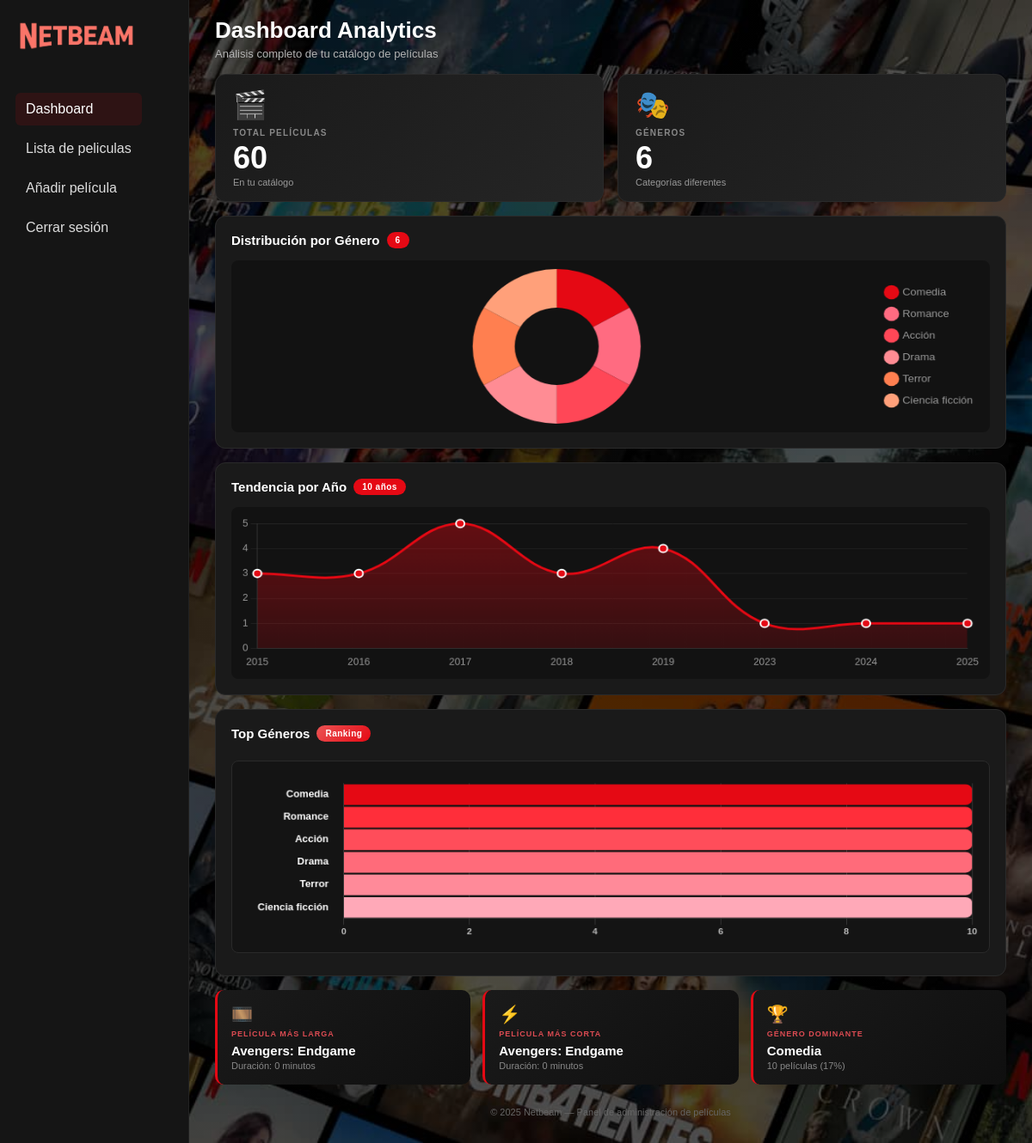
/admin/dashboard.php, run on an earlier commit of the app's database.
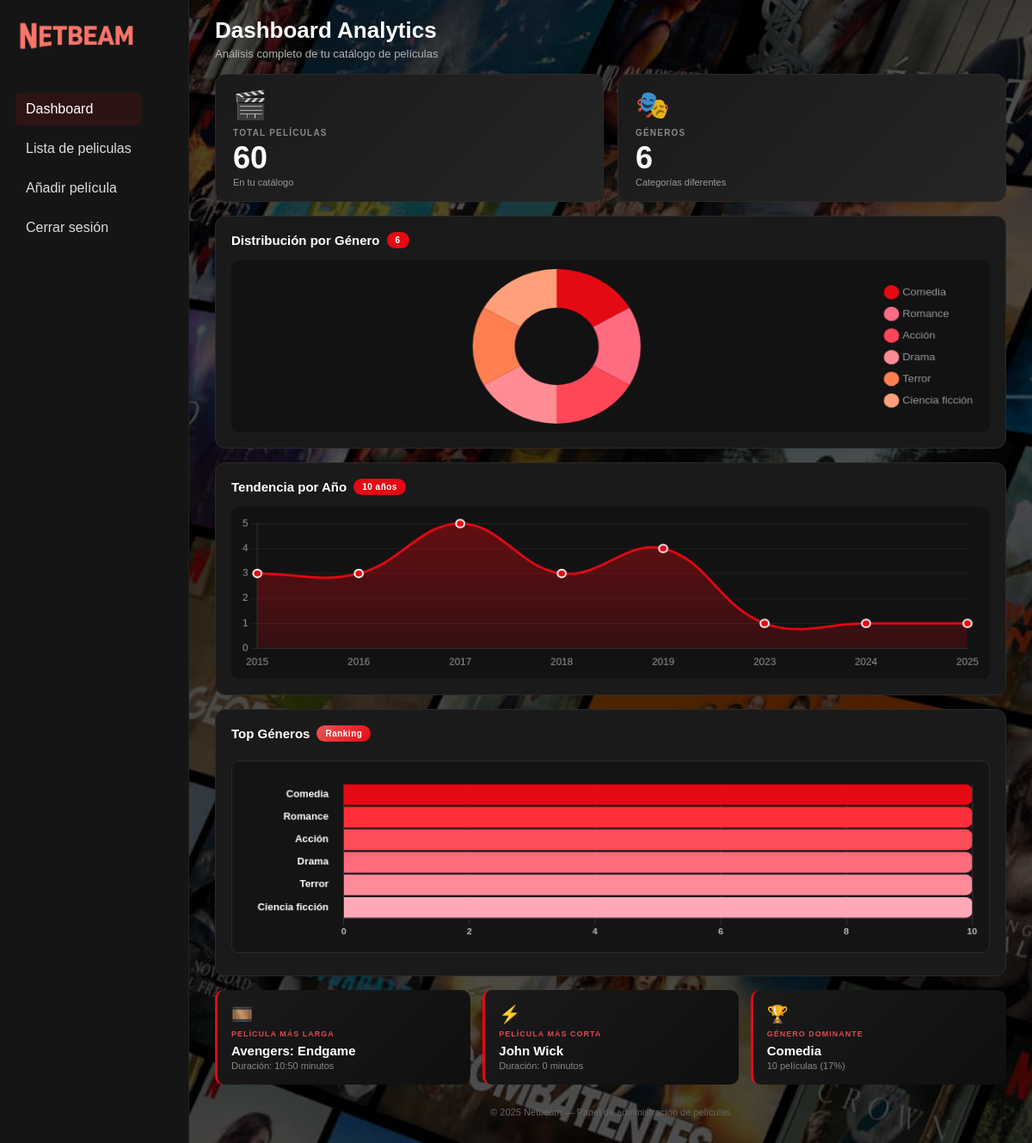
And on a later commit of the database.
### tables this page shows
CREATE TABLE `peliculas` (
  `id` int(11) NOT NULL,
  `titulo` varchar(255) NOT NULL,
  `genero` varchar(100) DEFAULT NULL,
  `descripcion` text DEFAULT NULL,
  `anio` smallint(6) DEFAULT NULL,
  `duracion` varchar(20) DEFAULT NULL,
  `poster` varchar(500) DEFAULT NULL,
  `video` varchar(255) DEFAULT NULL,
  `creado_at` timestamp NOT NULL DEFAULT current_timestamp()
);

### admin/dashboard.php (the view, shortened to what this page needs)
<?php
require_once __DIR__ . '/../conexion.php';
$totalPeliculas = $conn->query("SELECT COUNT(*) as total FROM peliculas")->fetch_assoc()['total'];
$totalGeneros = $conn->query("SELECT COUNT(DISTINCT genero) as total FROM peliculas")->fetch_assoc()['total'];
$generosData = $conn->query("SELECT genero, COUNT(*) as total FROM peliculas GROUP BY genero ORDER BY total DESC")->fetch_all(MYSQLI_ASSOC);
$peliculaMasLarga = $conn->query("SELECT titulo, duracion FROM peliculas ORDER BY duracion DESC LIMIT 1")->fetch_assoc();
$peliculaMasCorta = $conn->query("SELECT titulo, duracion FROM peliculas ORDER BY duracion ASC LIMIT 1")->fetch_assoc();
$generoDominante = $conn->query("SELECT genero, COUNT(*) as total FROM peliculas GROUP BY genero ORDER BY total DESC LIMIT 1")->fetch_assoc();
$porcentajeGenero = $totalPeliculas > 0 ? round(($generoDominante['total'] / $totalPeliculas) * 100) : 0;
?>
<!DOCTYPE html>
<html lang="es">
<head>
<link rel="stylesheet" href="../css/style.css">
<link rel="stylesheet" href="admin.css">
</head>
<body>
<div class="admin-layout">
  <aside class="admin-sidebar">
    <div class="admin-logo"><img src="../img/image2.png" alt="logo"></div>
    <nav>
      <ul>
        <li class="active"><a href="dashboard.php">Dashboard</a></li>
        <li><a href="admin.php">Lista de peliculas</a></li>
        <li><a href="subir_pelicula.php">Añadir película</a></li>
        <li><a href="../logout.php">Cerrar sesión</a></li>
      </ul>
    </nav>
  </aside>
  <main class="admin-main">
    <header class="analytics-header">
      <h1>Dashboard Analytics</h1>
      <p>Análisis completo de tu catálogo de películas</p>
    </header>
    <div class="stats-grid">
      <div class="stat-card">
        <span class="stat-icon">🎬</span>
        <div class="stat-label">Total Películas</div>
        <div class="stat-value"><?= $totalPeliculas ?></div>
        <div class="stat-subtitle">En tu catálogo</div>
      </div>
      <div class="stat-card">
        <span class="stat-icon">🎭</span>
        <div class="stat-label">Géneros</div>
        <div class="stat-value"><?= $totalGeneros ?></div>
        <div class="stat-subtitle">Categorías diferentes</div>
      </div>
    </div>
    <div class="charts-grid">
      <div class="chart-card span-4">
        <div class="chart-header">
          <div class="chart-title">
            Distribución por Género
            <span class="chart-badge"><?= count($generosData) ?></span>
          </div>
        </div>
        <div class="chart-container">
          <canvas id="generoDonutChart"></canvas>
        </div>
      </div>
      <div class="chart-card span-8">
        <div class="chart-header">
          <div class="chart-title">
            Tendencia por Año
            <span class="chart-badge">10 años</span>
          </div>
        </div>
        <div class="chart-container">
          <canvas id="yearLineChart"></canvas>
        </div>
      </div>
      <div class="chart-card span-12">
        <div class="chart-header">
          <div class="chart-title">
            Top Géneros
            <span class="chart-badge ranking">Ranking</span>
          </div>
        </div>
        <div class="chart-container">
          <canvas id="generoBarChart"></canvas>
        </div>
      </div>
    </div>
    <div class="highlights-grid">
      <div class="highlight-card">
        <span class="highlight-icon">🎞️</span>
        <div class="highlight-label">Película más larga</div>
        <div class="highlight-title"><?= htmlspecialchars($peliculaMasLarga['titulo'] ?? 'N/A') ?></div>
        <div class="highlight-subtitle">Duración: <?= $peliculaMasLarga['duracion'] ?? 0 ?> minutos</div>
      </div>
      <div class="highlight-card">
        <span class="highlight-icon">⚡</span>
        <div class="highlight-label">Película más corta</div>
        <div class="highlight-title"><?= htmlspecialchars($peliculaMasCorta['titulo'] ?? 'N/A') ?></div>
        <div class="highlight-subtitle">Duración: <?= $peliculaMasCorta['duracion'] ?? 0 ?> minutos</div>
      </div>
      <div class="highlight-card">
        <span class="highlight-icon">🏆</span>
        <div class="highlight-label">Género dominante</div>
        <div class="highlight-title"><?= htmlspecialchars($generoDominante['genero'] ?? 'N/A') ?></div>
        <div class="highlight-subtitle"><?= $generoDominante['total'] ?? 0 ?> películas (<?= $porcentajeGenero ?>%)</div>
      </div>
    </div>
    <footer class="admin-footer" style="margin-top:12px; text-align:center; padding:10px; color:#666; font-size:11px;">
      <p>© 2025 Netbeam — Panel de administración de películas</p>
    </footer>
  </main>
</div>
</body>
</html>

### css/style.css (style rules this page uses)
* { font-family: 'Poppins', sans-serif; box-sizing: border-box; margin: 0; padding: 0; }
body { background: black; color: white; }
nav { display: flex; align-items: center; justify-content: space-between; padding: 10px 0; }

### admin/admin.css (style rules this page uses)
:root { --bg: #0b0b0b; --panel: rgba(0,0,0,0.6); --muted: #b3b3b3; --accent: #e50914; --card: #151515; }
* { box-sizing: border-box; font-family: 'Poppins', sans-serif; }
body { color: #fff; background: var(--bg); }
.admin-layout { display: flex; min-height: 100vh; background: linear-gradient(rgba(0,0,0,0.6), rgba(0,0,0,0.6)), url("../img/cuenta/background.jpg"); background-size: cover; }
.admin-sidebar { width: 220px; background: var(--card); padding: 24px 18px; border-right: 1px solid #222; display: flex; flex-direction: column; gap: 12px; }
.admin-logo img { width: 140px; margin-bottom: 14px; }
.admin-sidebar nav ul { list-style: none; padding: 0; }
.admin-sidebar nav ul li { margin: 8px 0; }
.admin-sidebar nav ul li a { color: #ddd; text-decoration: none; display: block; padding: 10px 12px; border-radius: 6px; }
.admin-sidebar nav ul li.active a, .admin-sidebar nav ul li a:hover { background: rgba(229,9,20,0.12); color: white; }
.admin-main { flex: 1; padding: 20px 30px; overflow-y: auto; max-height: 100vh; }
.analytics-header h1 { font-size: 26px; font-weight: 700; margin-bottom: 4px; }
.analytics-header p { color: #b3b3b3; font-size: 13px; margin-bottom: 16px; }
.stats-grid { display: grid; grid-template-columns: repeat(auto-fit, minmax(200px, 1fr)); gap: 16px; margin-bottom: 16px; }
.stat-card { background: linear-gradient(135deg, #1a1a1a 0%, #252525 100%); border-radius: 12px; padding: 16px 20px; border: 1px solid #2a2a2a; transition: all 0.3s ease; position: relative; overflow: hidden; }
.stat-card::before { content: ''; position: absolute; top: 0; left: 0; width: 100%; height: 3px; background: linear-gradient(90deg, #e50914, #ff2a2a); transform: scaleX(0); transition: transform 0.3s ease; }
.stat-icon { font-size: 32px; margin-bottom: 8px; display: block; opacity: 0.9; }
.stat-label { font-size: 10px; text-transform: uppercase; letter-spacing: 1.2px; color: #888; margin-bottom: 6px; font-weight: 600; }
.stat-value { font-size: 36px; font-weight: 800; color: #fff; line-height: 1; margin-bottom: 4px; }
.stat-subtitle { font-size: 11px; color: #999; margin-top: 4px; }
.charts-grid { display: grid; grid-template-columns: repeat(12, 1fr); gap: 16px; margin-bottom: 16px; }
.chart-card { background: #1a1a1a; border-radius: 12px; padding: 18px; border: 1px solid #2a2a2a; transition: all 0.3s ease; }
.chart-card.span-4 { grid-column: span 4; }
.chart-card.span-8 { grid-column: span 8; }
.chart-card.span-12 { grid-column: span 12; }
.chart-header { display: flex; justify-content: space-between; align-items: center; margin-bottom: 14px; }
.chart-title { font-size: 15px; font-weight: 600; color: #fff; display: flex; align-items: center; gap: 8px; }
.chart-badge { background: #e50914; color: white; padding: 4px 10px; border-radius: 12px; font-size: 10px; font-weight: 700; letter-spacing: 0.5px; }
.chart-badge.ranking { background: linear-gradient(135deg, #eb5454, #e50914); }
.chart-container { position: relative; height: 200px; }
.chart-container canvas { background: rgba(0,0,0,0.3); border-radius: 8px; padding: 10px; }
#generoBarChart { background: rgba(15,15,15,0.5) !important; border: 1px solid #2a2a2a; }
.chart-card.span-12 .chart-container { height: 240px; padding: 8px 0; }
.highlights-grid { display: grid; grid-template-columns: repeat(3, 1fr); gap: 14px; margin-bottom: 16px; }
.highlight-card { background: linear-gradient(135deg, #1a1a1a, #0f0f0f); border-radius: 10px; padding: 16px; border-left: 3px solid #e50914; transition: all 0.3s ease; }
.highlight-icon { font-size: 20px; margin-bottom: 6px; display: block; }
.highlight-label { font-size: 9px; text-transform: uppercase; color: #db4b52; letter-spacing: 1px; font-weight: 700; margin-bottom: 6px; }
.highlight-title { font-size: 15px; font-weight: 700; color: #fff; margin-bottom: 3px; white-space: nowrap; overflow: hidden; text-overflow: ellipsis; }
.highlight-subtitle { font-size: 11px; color: #888; }
@media (max-width: 1200px) { .chart-card.span-4, .chart-card.span-8 { grid-column: span 12; } }

What changed in the data, as far as the page shows it:
changed peliculas "Avengers: Endgame": duracion "0" → "10:50"
now on this page (row unchanged): peliculas: titulo "John Wick", duracion "0"
Also different on the page:
$peliculaMasCorta['titulo']: "Avengers: Endgame" → "John Wick"
